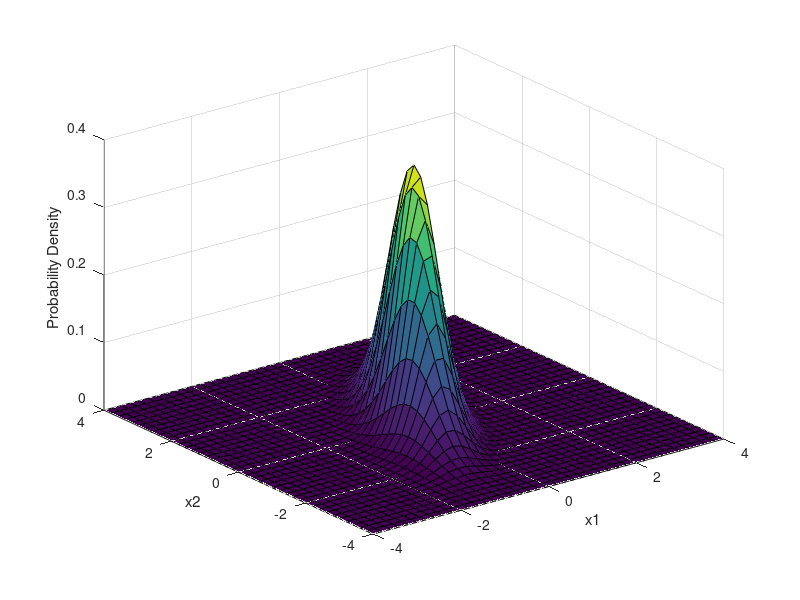

This chart was generated by the following MATLAB code:

% testing multivariate Gaussian distribution

mu = [0 0];
Sigma = [0.3 0.35; 0.35 0.98];

x1 = -4:0.2:4;
x2 = -4:0.2:4;
[X1,X2] = meshgrid(x1, x2);
X = [X1(:) X2(:)];

y = mvnpdf(X, mu, Sigma);
y = reshape(y, length(x2), length(x1));

surf(x1, x2, y)
axis([-4 4 -4 4 0 0.4])
xlabel('x1')
ylabel('x2')
zlabel('Probability Density')
